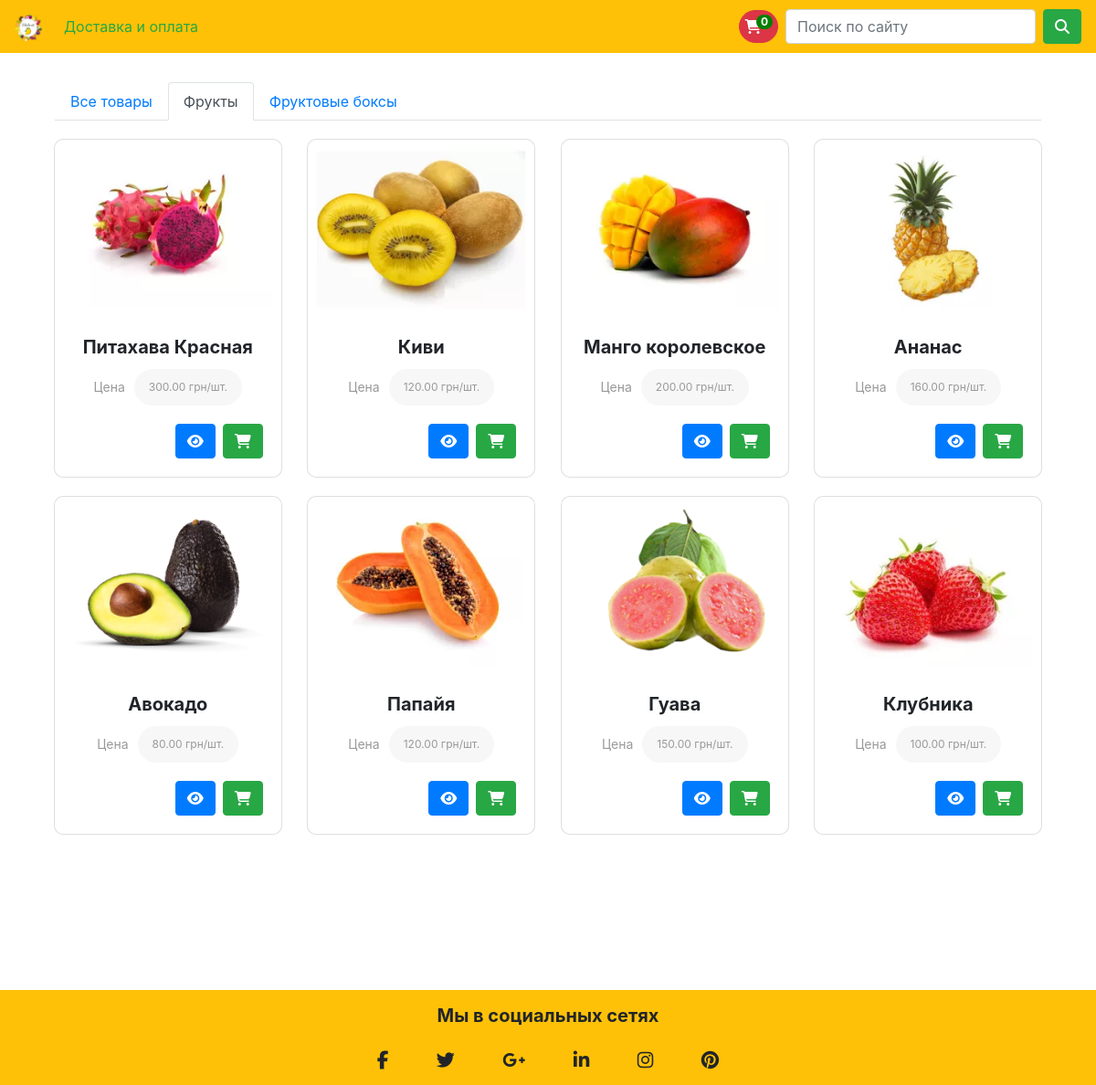
Screenshot of /?category_id=1 with the database file from the repository.
### main/models.py (models this page shows, shortened)
class Product(models.Model):
    name = models.CharField(max_length=200, db_index=True)
    image = models.ImageField(upload_to='products')
    description = models.TextField(blank=True)
    price = models.DecimalField(max_digits=10, decimal_places=2)
    stock = models.PositiveIntegerField()
    available = models.BooleanField(default=True)
    created = models.DateTimeField(auto_now_add=True)
    updated = models.DateTimeField(auto_now=True)
    category = models.ForeignKey(Category, related_name='products', null=True, on_delete=models.SET_NULL)
    class Meta:
        ordering = ('-created',)
        index_together = (('id', ),)
    def __str__(self):
        return self.name

### main/views.py (the view)
# urls.py: path('', views.index, name='index'),
def index(request):
    category = None
    category_id = request.GET.get('category_id')
    categories = Category.objects.all()
    query = request.GET.get('query')
    products = Product.objects.filter(available=True)
    if category_id:
        category = get_object_or_404(Category, pk=int(category_id))
        products = products.filter(category=category)
    if query:
        category = None
        products = products.filter(name__contains=query)
    template_url = 'main/pages/products.html'
    context = {
        'category': category,
        'categories_list': categories,
        'products_list': products,
    }
    return render(request, template_url, context)

### main/templates/main/pages/products.html
{% extends 'main/index.html' %}
{% block content %}
    <div class="container mt-3">
         <ul class="nav nav-tabs">
            <li class="nav-item">
                <a class="nav-link {% if not category.id %} active {% endif %}" href="/">Все товары</a>
            </li>
            <li class="nav-item">
                <a class="nav-link {% if category.id == 1 %} active {% endif %}" href="/?category_id=1">Фрукты</a>
            </li>
            <li class="nav-item">
                <a class="nav-link {% if category.id == 2 %} active {% endif %}" href="/?category_id=2">Фруктовые боксы</a>
            </li>
        </ul>
    </div>
    <div class="products-list">
        {% if products_list %}
            {% for product in products_list %}
                <div class="card product-card">
                    <div class="image-wrapper">
                        <img src="{{ product.image.url }}" alt="{{ product }}">
                    </div>
                    <div class="card-body">
                        <h5 class="card-title text-center">
                            <strong>{{ product }}</strong>
                        </h5>
                        <div class="product__price">
                            <strong>Цена</strong>
                            <div class="price">
                                <div class="price__current">
                                    <span>{{ product.price }}</span>
                                    грн/шт.
                                </div>
                            </div>
                        </div>
                        <div class="card-actions">
                            <a href="/products/{{ product.id }}" class="btn btn-primary rounded mx-2">
                                <i class="fas fa-eye"></i>
                            </a>
                            <button onclick="addProductToCart(event, {{ product.id }})"
                                    class="btn btn-success"
                                    id="btn_{{ product.id }}"
                            >
                                <span class="cart-btn fa rounded fa-shopping-cart"></span>
                            </button>
                        </div>
                    </div>
                </div>
            {% endfor %}
        {% else %}
            <p>No products in stock.</p>
        {% endif %}
    </div>
{% endblock %}

### main/static/main/css/index.css (style rules this page uses)
* { margin: 0; padding: 0; box-sizing: border-box; }
.products-list { display: flex; justify-content: space-around; flex-wrap: wrap; margin-top: 20px; margin-bottom: 150px; }
.product-card { max-width: 250px; max-height: 500px; border-radius: 10px; margin-bottom: 20px; }
.product-card .card-body { overflow: hidden; }
.product-card .card-actions { display: flex; justify-content: flex-end; }
.product-card .image-wrapper { padding: 10px; }
.product-card img { max-width: 100%; vertical-align: middle; }
.product__price { display: flex; align-items: center; border-radius: 24px; margin: auto 0 20px; justify-content: center; }
.product__price > strong { font-size: 14px; line-height: 1; margin: 0 10px 0 0; color: #999; font-weight: normal; }
.product__price .price__current { position: relative; padding: 0 16px; line-height: 40px; font-size: 12px; background: rgba(223,223,223,0.25); border-radius: 24px; color: #999; }

### rows the page displays
Product: image (picture), name "Питахава Красная", price "300.00"
Product: image (picture), name "Киви", price "120.00"
Product: image (picture), name "Манго королевское", price "200.00"
Product: image (picture), name "Ананас", price "160.00"
Product: image (picture), name "Авокадо", price "80.00"
Product: image (picture), name "Папайя", price "120.00"
Product: image (picture), name "Гуава", price "150.00"
Product: image (picture), name "Клубника", price "100.00"
